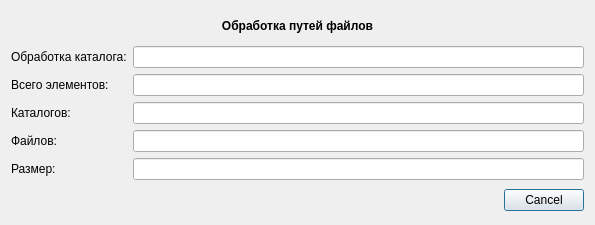
<?xml version="1.0" encoding="UTF-8"?>
<ui version="4.0">
 <class>FileParsePathDialog</class>
 <widget class="QDialog" name="FileParsePathDialog">
  <property name="geometry">
   <rect>
    <x>0</x>
    <y>0</y>
    <width>595</width>
    <height>225</height>
   </rect>
  </property>
  <property name="windowTitle">
   <string>Dialog</string>
  </property>
  <layout class="QVBoxLayout" name="verticalLayout">
   <item>
    <widget class="QLabel" name="label">
     <property name="font">
      <font>
       <weight>75</weight>
       <bold>true</bold>
      </font>
     </property>
     <property name="text">
      <string>Обработка путей файлов</string>
     </property>
     <property name="alignment">
      <set>Qt::AlignCenter</set>
     </property>
    </widget>
   </item>
   <item>
    <layout class="QGridLayout" name="gridLayout">
     <item row="2" column="0">
      <widget class="QLabel" name="label_5">
       <property name="text">
        <string>Каталогов:</string>
       </property>
      </widget>
     </item>
     <item row="3" column="0">
      <widget class="QLabel" name="label_6">
       <property name="text">
        <string>Файлов:</string>
       </property>
      </widget>
     </item>
     <item row="1" column="0">
      <widget class="QLabel" name="label_4">
       <property name="text">
        <string>Всего элементов:</string>
       </property>
      </widget>
     </item>
     <item row="1" column="1">
      <widget class="QLineEdit" name="lineEditItemCount">
       <property name="focusPolicy">
        <enum>Qt::NoFocus</enum>
       </property>
       <property name="readOnly">
        <bool>true</bool>
       </property>
      </widget>
     </item>
     <item row="0" column="1">
      <widget class="QLineEdit" name="lineEditPath">
       <property name="mouseTracking">
        <bool>false</bool>
       </property>
       <property name="focusPolicy">
        <enum>Qt::NoFocus</enum>
       </property>
       <property name="readOnly">
        <bool>true</bool>
       </property>
      </widget>
     </item>
     <item row="0" column="0">
      <widget class="QLabel" name="label_3">
       <property name="text">
        <string>Обработка каталога:</string>
       </property>
      </widget>
     </item>
     <item row="2" column="1">
      <widget class="QLineEdit" name="lineEditDirCount">
       <property name="focusPolicy">
        <enum>Qt::NoFocus</enum>
       </property>
       <property name="readOnly">
        <bool>true</bool>
       </property>
      </widget>
     </item>
     <item row="3" column="1">
      <widget class="QLineEdit" name="lineEditFileCount">
       <property name="focusPolicy">
        <enum>Qt::NoFocus</enum>
       </property>
       <property name="readOnly">
        <bool>true</bool>
       </property>
      </widget>
     </item>
     <item row="4" column="0">
      <widget class="QLabel" name="label_7">
       <property name="text">
        <string>Размер:</string>
       </property>
      </widget>
     </item>
     <item row="4" column="1">
      <widget class="QLineEdit" name="lineEditSize">
       <property name="focusPolicy">
        <enum>Qt::NoFocus</enum>
       </property>
       <property name="readOnly">
        <bool>true</bool>
       </property>
      </widget>
     </item>
    </layout>
   </item>
   <item>
    <widget class="QDialogButtonBox" name="buttonBox">
     <property name="sizePolicy">
      <sizepolicy hsizetype="Expanding" vsizetype="Preferred">
       <horstretch>0</horstretch>
       <verstretch>0</verstretch>
      </sizepolicy>
     </property>
     <property name="orientation">
      <enum>Qt::Horizontal</enum>
     </property>
     <property name="standardButtons">
      <set>QDialogButtonBox::Cancel</set>
     </property>
    </widget>
   </item>
  </layout>
 </widget>
 <resources/>
 <connections>
  <connection>
   <sender>buttonBox</sender>
   <signal>accepted()</signal>
   <receiver>FileParsePathDialog</receiver>
   <slot>accept()</slot>
   <hints>
    <hint type="sourcelabel">
     <x>248</x>
     <y>254</y>
    </hint>
    <hint type="destinationlabel">
     <x>157</x>
     <y>274</y>
    </hint>
   </hints>
  </connection>
  <connection>
   <sender>buttonBox</sender>
   <signal>rejected()</signal>
   <receiver>FileParsePathDialog</receiver>
   <slot>reject()</slot>
   <hints>
    <hint type="sourcelabel">
     <x>316</x>
     <y>260</y>
    </hint>
    <hint type="destinationlabel">
     <x>286</x>
     <y>274</y>
    </hint>
   </hints>
  </connection>
 </connections>
</ui>
